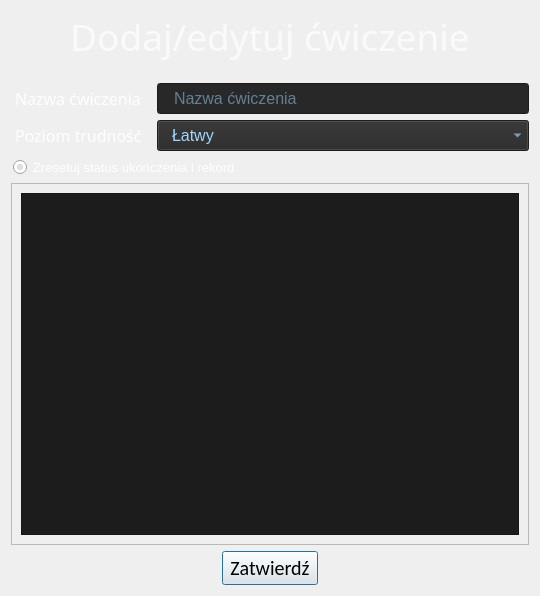
<?xml version="1.0" encoding="UTF-8"?>
<ui version="4.0">
 <class>AddEditExerciseDialog</class>
 <widget class="QDialog" name="AddEditExerciseDialog">
  <property name="geometry">
   <rect>
    <x>0</x>
    <y>0</y>
    <width>540</width>
    <height>596</height>
   </rect>
  </property>
  <property name="windowTitle">
   <string>Dialog</string>
  </property>
  <layout class="QVBoxLayout" name="verticalLayout">
   <item>
    <widget class="QLabel" name="label_title">
     <property name="font">
      <font>
       <family>Noto Sans Light</family>
       <pointsize>28</pointsize>
      </font>
     </property>
     <property name="styleSheet">
      <string notr="true">QLabel{
color: rgb(250, 250, 250);
}</string>
     </property>
     <property name="text">
      <string>Dodaj/edytuj ćwiczenie</string>
     </property>
     <property name="alignment">
      <set>Qt::AlignCenter</set>
     </property>
    </widget>
   </item>
   <item>
    <spacer name="verticalSpacer">
     <property name="orientation">
      <enum>Qt::Vertical</enum>
     </property>
     <property name="sizeType">
      <enum>QSizePolicy::Maximum</enum>
     </property>
     <property name="sizeHint" stdset="0">
      <size>
       <width>20</width>
       <height>15</height>
      </size>
     </property>
    </spacer>
   </item>
   <item>
    <layout class="QFormLayout" name="formLayout">
     <item row="0" column="0">
      <widget class="QLabel" name="label_name">
       <property name="font">
        <font>
         <family>Segoe UI Semibold</family>
         <pointsize>12</pointsize>
        </font>
       </property>
       <property name="styleSheet">
        <string notr="true">QLabel{
margin-right: 5px;
color: #fefefe;
}</string>
       </property>
       <property name="text">
        <string>Nazwa ćwiczenia</string>
       </property>
      </widget>
     </item>
     <item row="0" column="1">
      <widget class="QLineEdit" name="lineEdit_name">
       <property name="font">
        <font>
         <pointsize>12</pointsize>
        </font>
       </property>
       <property name="styleSheet">
        <string notr="true">QLineEdit{
padding: 4px;
padding-left: 14px;
color: rgb(158, 216, 255);
background-color: rgb(40, 40, 40);
}</string>
       </property>
       <property name="placeholderText">
        <string>Nazwa ćwiczenia</string>
       </property>
      </widget>
     </item>
     <item row="1" column="0">
      <widget class="QLabel" name="label_difficulty">
       <property name="font">
        <font>
         <family>Segoe UI Semibold</family>
         <pointsize>12</pointsize>
        </font>
       </property>
       <property name="styleSheet">
        <string notr="true">QLabel{
margin-right: 5px;
color: #fefefe;
}</string>
       </property>
       <property name="text">
        <string>Poziom trudność</string>
       </property>
      </widget>
     </item>
     <item row="1" column="1">
      <widget class="QComboBox" name="comboBox_difficulty">
       <property name="font">
        <font>
         <pointsize>12</pointsize>
        </font>
       </property>
       <property name="styleSheet">
        <string notr="true">QComboBox{
padding: 4px;
padding-left: 14px;
color: rgb(158, 216, 255);
background-color: rgb(40, 40, 40);
}</string>
       </property>
       <item>
        <property name="text">
         <string>Łatwy</string>
        </property>
       </item>
       <item>
        <property name="text">
         <string>Średni</string>
        </property>
       </item>
       <item>
        <property name="text">
         <string>Trudny</string>
        </property>
       </item>
      </widget>
     </item>
    </layout>
   </item>
   <item>
    <widget class="QRadioButton" name="radioButton_resetResults">
     <property name="font">
      <font>
       <pointsize>10</pointsize>
      </font>
     </property>
     <property name="styleSheet">
      <string notr="true">QRadioButton{
padding: 2px;
color: #fefefe
}</string>
     </property>
     <property name="text">
      <string>Zresetuj status ukończenia i rekord</string>
     </property>
     <property name="checked">
      <bool>true</bool>
     </property>
    </widget>
   </item>
   <item>
    <widget class="QScrollArea" name="scrollArea_content">
     <property name="widgetResizable">
      <bool>true</bool>
     </property>
     <widget class="QWidget" name="widget_content">
      <property name="geometry">
       <rect>
        <x>0</x>
        <y>0</y>
        <width>520</width>
        <height>348</height>
       </rect>
      </property>
      <property name="styleSheet">
       <string notr="true">QWidget#widget_content{
margin: 0px;
}</string>
      </property>
      <layout class="QVBoxLayout" name="verticalLayout_2">
       <item>
        <widget class="QTextEdit" name="textEdit_content">
         <property name="font">
          <font>
           <family>Calibri Light</family>
           <pointsize>13</pointsize>
          </font>
         </property>
         <property name="styleSheet">
          <string notr="true">QTextEdit{
background-color: #1c1c1c;
color: rgb(52, 211, 44);
}</string>
         </property>
         <property name="lineWrapMode">
          <enum>QTextEdit::WidgetWidth</enum>
         </property>
         <property name="html">
          <string>&lt;!DOCTYPE HTML PUBLIC &quot;-//W3C//DTD HTML 4.0//EN&quot; &quot;http://www.w3.org/TR/REC-html40/strict.dtd&quot;&gt;
&lt;html&gt;&lt;head&gt;&lt;meta name=&quot;qrichtext&quot; content=&quot;1&quot; /&gt;&lt;meta charset=&quot;utf-8&quot; /&gt;&lt;style type=&quot;text/css&quot;&gt;
p, li { white-space: pre-wrap; }
hr { height: 1px; border-width: 0; }
&lt;/style&gt;&lt;/head&gt;&lt;body style=&quot; font-family:'Calibri Light'; font-size:13pt; font-weight:400; font-style:normal;&quot;&gt;
&lt;p style=&quot;-qt-paragraph-type:empty; margin-top:0px; margin-bottom:0px; margin-left:0px; margin-right:0px; -qt-block-indent:0; text-indent:0px; font-size:14pt;&quot;&gt;&lt;br /&gt;&lt;/p&gt;&lt;/body&gt;&lt;/html&gt;</string>
         </property>
         <property name="overwriteMode">
          <bool>false</bool>
         </property>
        </widget>
       </item>
      </layout>
     </widget>
    </widget>
   </item>
   <item>
    <layout class="QHBoxLayout" name="horizontalLayout">
     <item>
      <spacer name="horizontalSpacer">
       <property name="orientation">
        <enum>Qt::Horizontal</enum>
       </property>
       <property name="sizeHint" stdset="0">
        <size>
         <width>40</width>
         <height>20</height>
        </size>
       </property>
      </spacer>
     </item>
     <item>
      <widget class="QPushButton" name="pushButton_accept">
       <property name="minimumSize">
        <size>
         <width>96</width>
         <height>0</height>
        </size>
       </property>
       <property name="font">
        <font>
         <family>Calibri</family>
         <pointsize>15</pointsize>
        </font>
       </property>
       <property name="text">
        <string>Zatwierdź</string>
       </property>
      </widget>
     </item>
     <item>
      <spacer name="horizontalSpacer_2">
       <property name="orientation">
        <enum>Qt::Horizontal</enum>
       </property>
       <property name="sizeHint" stdset="0">
        <size>
         <width>40</width>
         <height>20</height>
        </size>
       </property>
      </spacer>
     </item>
    </layout>
   </item>
  </layout>
 </widget>
 <resources/>
 <connections/>
</ui>
